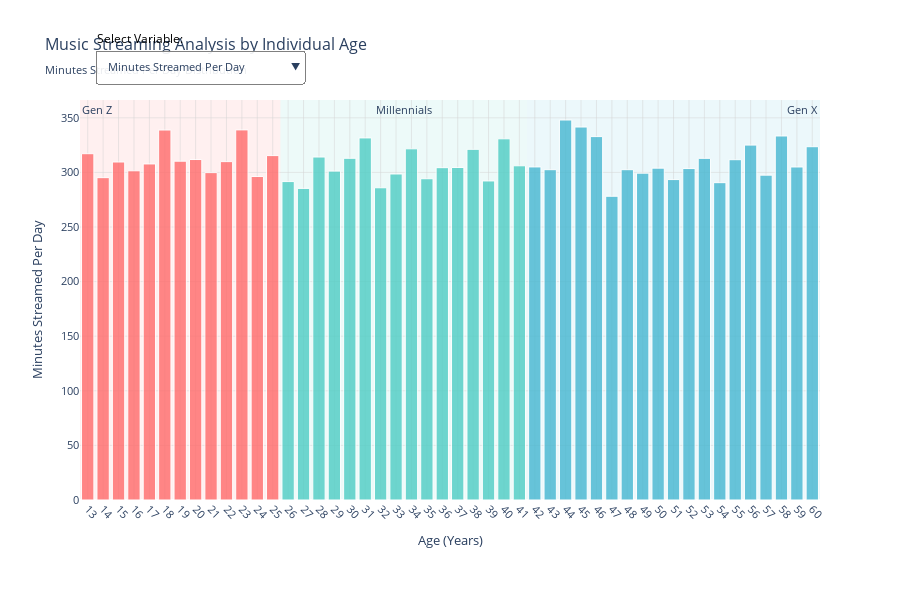

The notebook cell this image was saved under:
### Markdown cell above
## 2. Exploratory Data Analysis (EDA)

Analyze streaming patterns, user behavior, and trends to understand the music streaming landscape.

### Code cell
# Interactive Age-based Bar Chart Analysis
print("=== INTERACTIVE AGE-BASED ANALYSIS ===")

# Create age groups for analysis
df['Age_Group'] = pd.cut(df['Age'], 
                        bins=[0, 25, 41, 100], 
                        labels=['Gen Z (13-25)', 'Millennials (26-41)', 'Gen X (42-60)'])

# Define color mapping for generations
generation_colors = {
    'Gen Z (13-25)': '#FF6B6B',      # Red
    'Millennials (26-41)': '#4ECDC4', # Teal
    'Gen X (42-60)': '#45B7D1'       # Blue
}

# Get all quantitative variables available in the dataset
quantitative_vars = ['Minutes Streamed Per Day', 'Number of Songs Liked', 
                    'Discover Weekly Engagement (%)', 'Repeat Song Rate (%)']

# Filter only variables that exist in the dataset
available_vars = [var for var in quantitative_vars if var in df.columns]

if available_vars:
    # Prepare data for individual ages (13-60)
    age_data = []
    
    for age in range(13, 61):  # Ages 13 to 60
        age_subset = df[df['Age'] == age]
        if len(age_subset) > 0:
            # Determine generation for this age
            if age <= 25:
                generation = 'Gen Z (13-25)'
                color = generation_colors['Gen Z (13-25)']
            elif age <= 41:
                generation = 'Millennials (26-41)'
                color = generation_colors['Millennials (26-41)']
            else:
                generation = 'Gen X (42-60)'
                color = generation_colors['Gen X (42-60)']
            
            # Calculate mean values for each quantitative variable
            age_stats = {
                'Age': age, 
                'Generation': generation, 
                'Color': color,
                'Count': len(age_subset)
            }
            for var in available_vars:
                age_stats[var] = age_subset[var].mean()
            
            age_data.append(age_stats)
    
    # Convert to DataFrame
    age_df = pd.DataFrame(age_data)
    
    # Create interactive bar chart
    fig = go.Figure()
    
    # Add bar traces for each variable
    for i, var in enumerate(available_vars):
        fig.add_trace(go.Bar(
            x=age_df['Age'],
            y=age_df[var],
            name=var,
            marker=dict(
                color=age_df['Color'],
                line=dict(color='white', width=1),
                opacity=0.8
            ),
            visible=True if i == 0 else False,  # Only first variable visible initially
            hovertemplate='<b>Age %{x}</b><br>' +
                         f'{var}: %{{y:.1f}}<br>' +
                         'Generation: %{customdata[0]}<br>' +
                         'Sample Size: %{customdata[1]}<br>' +
                         '<extra></extra>',
            customdata=list(zip(age_df['Generation'], age_df['Count']))
        ))
    
    # Create dropdown buttons for variable selection
    buttons = []
    for i, var in enumerate(available_vars):
        # Create visibility array (only show the selected variable)
        visible_array = [False] * len(available_vars)
        visible_array[i] = True
        
        buttons.append(dict(
            args=[{"visible": visible_array}],
            label=var,
            method="restyle"
        ))
    
    # Update layout
    fig.update_layout(
        title=dict(
            text=f"Music Streaming Analysis by Individual Age<br><sub>{available_vars[0]} Distribution</sub>",
            font=dict(size=16)
        ),
        xaxis=dict(
            title="Age (Years)",
            tickmode='linear',
            tick0=13,
            dtick=1,  # Show every age
            range=[12.5, 60.5],
            gridcolor='lightgray',
            gridwidth=0.5,
            tickangle=45
        ),
        yaxis=dict(
            title=available_vars[0],
            gridcolor='lightgray',
            gridwidth=0.5
        ),
        updatemenus=[
            dict(
                buttons=buttons,
                direction="down",
                pad={"r": 10, "t": 10},
                showactive=True,
                x=0.02,
                xanchor="left",
                y=1.15,
                yanchor="top",
                bgcolor="rgba(255,255,255,0.9)",
                bordercolor="gray",
                borderwidth=1
            ),
        ],
        annotations=[
            dict(
                text="Select Variable:",
                showarrow=False,
                x=0.02, y=1.18,
                xref="paper", yref="paper",
                align="left",
                font=dict(size=12, color="black")
            )
        ],
        height=600,
        showlegend=False,
        plot_bgcolor='white',
        font=dict(size=11),
        margin=dict(b=100)  # Extra bottom margin for rotated age labels
    )
    
    # Add generation background bands
    fig.add_vrect(x0=12.5, x1=25.5, fillcolor=generation_colors['Gen Z (13-25)'], 
                  opacity=0.1, layer="below", line_width=0,
                  annotation_text="Gen Z", annotation_position="top left")
    fig.add_vrect(x0=25.5, x1=41.5, fillcolor=generation_colors['Millennials (26-41)'], 
                  opacity=0.1, layer="below", line_width=0,
                  annotation_text="Millennials", annotation_position="top")
    fig.add_vrect(x0=41.5, x1=60.5, fillcolor=generation_colors['Gen X (42-60)'], 
                  opacity=0.1, layer="below", line_width=0,
                  annotation_text="Gen X", annotation_position="top right")
    
    # Add callback to update title and y-axis when dropdown changes
    for i, var in enumerate(available_vars):
        if i > 0:  # Skip first variable as it's already set
            fig.data[i].on_click = lambda trace, points, selector: fig.update_layout(
                title=f"Music Streaming Analysis by Individual Age<br><sub>{var} Distribution</sub>",
                yaxis_title=var
            )
    
    fig.show()
    
    # Print summary statistics
    print(f"\n=== SUMMARY STATISTICS ===")
    print(f"Age Range Analyzed: {age_df['Age'].min()} - {age_df['Age'].max()} years")
    print(f"Total Individual Ages: {len(age_df)} ages represented")
    print(f"Available Variables: {len(available_vars)} quantitative metrics")
    
    # Generation breakdown
    print(f"\n=== GENERATION BREAKDOWN ===")
    for generation in ['Gen Z (13-25)', 'Millennials (26-41)', 'Gen X (42-60)']:
        gen_ages = age_df[age_df['Generation'] == generation]
        total_users = gen_ages['Count'].sum()
        avg_age = gen_ages['Age'].mean()
        print(f"🎯 {generation}:")
        print(f"   Ages Represented: {len(gen_ages)} individual ages")
        print(f"   Total Users: {total_users:,}")
        print(f"   Average Age: {avg_age:.1f} years")
        print()
    
    # Variable statistics
    print(f"=== VARIABLE RANGES ===")
    for var in available_vars[:3]:  # Show first 3 variables
        min_val = age_df[var].min()
        max_val = age_df[var].max()
        mean_val = age_df[var].mean()
        print(f"📊 {var}: {min_val:.1f} - {max_val:.1f} (avg: {mean_val:.1f})")

else:
    print("❌ No quantitative variables found for analysis")

### Figure 1 — Plotly figure (JSON) as saved in the notebook; plotly's stock layout.template omitted (floating-point values rounded to 4 significant figures)
{"data": [{"customdata": [["Gen Z (13-25)", 94], ["Gen Z (13-25)", 102], ["Gen Z (13-25)", 99], ["Gen Z (13-25)", 109], ["Gen Z (13-25)", 108], ["Gen Z (13-25)", 85], ["Gen Z (13-25)", 104], ["Gen Z (13-25)", 85], ["Gen Z (13-25)", 107], ["Gen Z (13-25)", 108], ["Gen Z (13-25)", 114], ["Gen Z (13-25)", 95], ["Gen Z (13-25)", 101], ["Millennials (26-41)", 105], ["Millennials (26-41)", 114], ["Millennials (26-41)", 106], ["Millennials (26-41)", 107], ["Millennials (26-41)", 92], ["Millennials (26-41)", 97], ["Millennials (26-41)", 126], ["Millennials (26-41)", 105], ["Millennials (26-41)", 106], ["Millennials (26-41)", 109], ["Millennials (26-41)", 114], ["Millennials (26-41)", 87], ["Millennials (26-41)", 121], ["Millennials (26-41)", 101], ["Millennials (26-41)", 113], ["Millennials (26-41)", 100], ["Gen X (42-60)", 112], ["Gen X (42-60)", 104], ["Gen X (42-60)", 94], ["Gen X (42-60)", 109], ["Gen X (42-60)", 98], ["Gen X (42-60)", 111], ["Gen X (42-60)", 96], ["Gen X (42-60)", 110], ["Gen X (42-60)", 96], ["Gen X (42-60)", 117], ["Gen X (42-60)", 112], ["Gen X (42-60)", 104], ["Gen X (42-60)", 87], ["Gen X (42-60)", 101], ["Gen X (42-60)", 113], ["Gen X (42-60)", 115], ["Gen X (42-60)", 93], ["Gen X (42-60)", 106], ["Gen X (42-60)", 108]], "hovertemplate": "<b>Age %{x}</b><br>Minutes Streamed Per Day: %{y:.1f}<br>Generation: %{customdata[0]}<br>Sample Size: %{customdata[1]}<br><extra></extra>", "marker": {"color": ["#FF6B6B", "#FF6B6B", "#FF6B6B", "#FF6B6B", "#FF6B6B", "#FF6B6B", "#FF6B6B", "#FF6B6B", "#FF6B6B", "#FF6B6B", "#FF6B6B", "#FF6B6B", "#FF6B6B", "#4ECDC4", "#4ECDC4", "#4ECDC4", "#4ECDC4", "#4ECDC4", "#4ECDC4", "#4ECDC4", "#4ECDC4", "#4ECDC4", "#4ECDC4", "#4ECDC4", "#4ECDC4", "#4ECDC4", "#4ECDC4", "#4ECDC4", "#4ECDC4", "#45B7D1", "#45B7D1", "#45B7D1", "#45B7D1", "#45B7D1", "#45B7D1", "#45B7D1", "#45B7D1", "#45B7D1", "#45B7D1", "#45B7D1", "#45B7D1", "#45B7D1", "#45B7D1", "#45B7D1", "#45B7D1", "#45B7D1", "#45B7D1", "#45B7D1"], "line": {"color": "white", "width": 1}, "opacity": 0.8}, "name": "Minutes Streamed Per Day", "type": "bar", "visible": true, "x": [13, 14, 15, 16, 17, 18, 19, 20, 21, 22, 23, 24, 25, 26, 27, 28, 29, 30, 31, 32, 33, 34, 35, 36, 37, 38, 39, 40, 41, 42, 43, 44, 45, 46, 47, 48, 49, 50, 51, 52, 53, 54, 55, 56, 57, 58, 59, 60], "y": [317.1, 295.2, 309.5, 301.5, 307.8, 338.8, 310.3, 311.8, 299.8, 309.9, 338.9, 296.2, 315.4, 291.6, 285.4, 314.1, 301.2, 313.0, 331.6, 286.0, 298.6, 321.6, 294.2, 304.4, 304.5, 321.2, 292.2, 330.8, 306.1, 305.0, 302.5, 348.0, 341.6, 332.8, 278.2, 302.5, 299.3, 303.9, 293.4, 303.5, 312.9, 290.6, 311.6, 325.0, 297.5, 333.4, 305.0, 323.5]}, {"customdata": [["Gen Z (13-25)", 94], ["Gen Z (13-25)", 102], ["Gen Z (13-25)", 99], ["Gen Z (13-25)", 109], ["Gen Z (13-25)", 108], ["Gen Z (13-25)", 85], ["Gen Z (13-25)", 104], ["Gen Z (13-25)", 85], ["Gen Z (13-25)", 107], ["Gen Z (13-25)", 108], ["Gen Z (13-25)", 114], ["Gen Z (13-25)", 95], ["Gen Z (13-25)", 101], ["Millennials (26-41)", 105], ["Millennials (26-41)", 114], ["Millennials (26-41)", 106], ["Millennials (26-41)", 107], ["Millennials (26-41)", 92], ["Millennials (26-41)", 97], ["Millennials (26-41)", 126], ["Millennials (26-41)", 105], ["Millennials (26-41)", 106], ["Millennials (26-41)", 109], ["Millennials (26-41)", 114], ["Millennials (26-41)", 87], ["Millennials (26-41)", 121], ["Millennials (26-41)", 101], ["Millennials (26-41)", 113], ["Millennials (26-41)", 100], ["Gen X (42-60)", 112], ["Gen X (42-60)", 104], ["Gen X (42-60)", 94], ["Gen X (42-60)", 109], ["Gen X (42-60)", 98], ["Gen X (42-60)", 111], ["Gen X (42-60)", 96], ["Gen X (42-60)", 110], ["Gen X (42-60)", 96], ["Gen X (42-60)", 117], ["Gen X (42-60)", 112], ["Gen X (42-60)", 104], ["Gen X (42-60)", 87], ["Gen X (42-60)", 101], ["Gen X (42-60)", 113], ["Gen X (42-60)", 115], ["Gen X (42-60)", 93], ["Gen X (42-60)", 106], ["Gen X (42-60)", 108]], "hovertemplate": "<b>Age %{x}</b><br>Number of Songs Liked: %{y:.1f}<br>Generation: %{customdata[0]}<br>Sample Size: %{customdata[1]}<br><extra></extra>", "marker": {"color": ["#FF6B6B", "#FF6B6B", "#FF6B6B", "#FF6B6B", "#FF6B6B", "#FF6B6B", "#FF6B6B", "#FF6B6B", "#FF6B6B", "#FF6B6B", "#FF6B6B", "#FF6B6B", "#FF6B6B", "#4ECDC4", "#4ECDC4", "#4ECDC4", "#4ECDC4", "#4ECDC4", "#4ECDC4", "#4ECDC4", "#4ECDC4", "#4ECDC4", "#4ECDC4", "#4ECDC4", "#4ECDC4", "#4ECDC4", "#4ECDC4", "#4ECDC4", "#4ECDC4", "#45B7D1", "#45B7D1", "#45B7D1", "#45B7D1", "#45B7D1", "#45B7D1", "#45B7D1", "#45B7D1", "#45B7D1", "#45B7D1", "#45B7D1", "#45B7D1", "#45B7D1", "#45B7D1", "#45B7D1", "#45B7D1", "#45B7D1", "#45B7D1", "#45B7D1"], "line": {"color": "white", "width": 1}, "opacity": 0.8}, "name": "Number of Songs Liked", "type": "bar", "visible": false, "x": [13, 14, 15, 16, 17, 18, 19, 20, 21, 22, 23, 24, 25, 26, 27, 28, 29, 30, 31, 32, 33, 34, 35, 36, 37, 38, 39, 40, 41, 42, 43, 44, 45, 46, 47, 48, 49, 50, 51, 52, 53, 54, 55, 56, 57, 58, 59, 60], "y": [239.9, 277.9, 263.6, 266.9, 248.1, 246.4, 258.7, 240.0, 280.3, 261.8, 268.7, 289.2, 257.2, 222.6, 266.6, 240.7, 256.9, 243.5, 261.9, 249.6, 244.3, 226.6, 277.8, 267.5, 258.5, 243.3, 253.6, 258.6, 242.3, 269.9, 236.1, 230.3, 225.7, 225.0, 238.0, 262.8, 238.3, 260.6, 255.6, 253.6, 277.4, 233.7, 252.4, 258.1, 238.2, 265.7, 262.2, 265.2]}, {"customdata": [["Gen Z (13-25)", 94], ["Gen Z (13-25)", 102], ["Gen Z (13-25)", 99], ["Gen Z (13-25)", 109], ["Gen Z (13-25)", 108], ["Gen Z (13-25)", 85], ["Gen Z (13-25)", 104], ["Gen Z (13-25)", 85], ["Gen Z (13-25)", 107], ["Gen Z (13-25)", 108], ["Gen Z (13-25)", 114], ["Gen Z (13-25)", 95], ["Gen Z (13-25)", 101], ["Millennials (26-41)", 105], ["Millennials (26-41)", 114], ["Millennials (26-41)", 106], ["Millennials (26-41)", 107], ["Millennials (26-41)", 92], ["Millennials (26-41)", 97], ["Millennials (26-41)", 126], ["Millennials (26-41)", 105], ["Millennials (26-41)", 106], ["Millennials (26-41)", 109], ["Millennials (26-41)", 114], ["Millennials (26-41)", 87], ["Millennials (26-41)", 121], ["Millennials (26-41)", 101], ["Millennials (26-41)", 113], ["Millennials (26-41)", 100], ["Gen X (42-60)", 112], ["Gen X (42-60)", 104], ["Gen X (42-60)", 94], ["Gen X (42-60)", 109], ["Gen X (42-60)", 98], ["Gen X (42-60)", 111], ["Gen X (42-60)", 96], ["Gen X (42-60)", 110], ["Gen X (42-60)", 96], ["Gen X (42-60)", 117], ["Gen X (42-60)", 112], ["Gen X (42-60)", 104], ["Gen X (42-60)", 87], ["Gen X (42-60)", 101], ["Gen X (42-60)", 113], ["Gen X (42-60)", 115], ["Gen X (42-60)", 93], ["Gen X (42-60)", 106], ["Gen X (42-60)", 108]], "hovertemplate": "<b>Age %{x}</b><br>Discover Weekly Engagement (%): %{y:.1f}<br>Generation: %{customdata[0]}<br>Sample Size: %{customdata[1]}<br><extra></extra>", "marker": {"color": ["#FF6B6B", "#FF6B6B", "#FF6B6B", "#FF6B6B", "#FF6B6B", "#FF6B6B", "#FF6B6B", "#FF6B6B", "#FF6B6B", "#FF6B6B", "#FF6B6B", "#FF6B6B", "#FF6B6B", "#4ECDC4", "#4ECDC4", "#4ECDC4", "#4ECDC4", "#4ECDC4", "#4ECDC4", "#4ECDC4", "#4ECDC4", "#4ECDC4", "#4ECDC4", "#4ECDC4", "#4ECDC4", "#4ECDC4", "#4ECDC4", "#4ECDC4", "#4ECDC4", "#45B7D1", "#45B7D1", "#45B7D1", "#45B7D1", "#45B7D1", "#45B7D1", "#45B7D1", "#45B7D1", "#45B7D1", "#45B7D1", "#45B7D1", "#45B7D1", "#45B7D1", "#45B7D1", "#45B7D1", "#45B7D1", "#45B7D1", "#45B7D1", "#45B7D1"], "line": {"color": "white", "width": 1}, "opacity": 0.8}, "name": "Discover Weekly Engagement (%)", "type": "bar", "visible": false, "x": [13, 14, 15, 16, 17, 18, 19, 20, 21, 22, 23, 24, 25, 26, 27, 28, 29, 30, 31, 32, 33, 34, 35, 36, 37, 38, 39, 40, 41, 42, 43, 44, 45, 46, 47, 48, 49, 50, 51, 52, 53, 54, 55, 56, 57, 58, 59, 60], "y": [51.83, 55.13, 48.37, 52.94, 49.24, 51.44, 51.39, 49.76, 49.44, 45.01, 48.9, 45.64, 54.37, 52.1, 50.17, 49.88, 49.34, 51.51, 51.64, 50.96, 54.46, 48.68, 50.28, 49.66, 50.82, 50.38, 47.49, 50.55, 48.64, 47.51, 50.37, 51.42, 49.29, 51.71, 53.78, 53.18, 48.89, 50.6, 49.44, 46.27, 53.6, 54.44, 46.69, 51.8, 49.89, 48.4, 53.17, 45.49]}, {"customdata": [["Gen Z (13-25)", 94], ["Gen Z (13-25)", 102], ["Gen Z (13-25)", 99], ["Gen Z (13-25)", 109], ["Gen Z (13-25)", 108], ["Gen Z (13-25)", 85], ["Gen Z (13-25)", 104], ["Gen Z (13-25)", 85], ["Gen Z (13-25)", 107], ["Gen Z (13-25)", 108], ["Gen Z (13-25)", 114], ["Gen Z (13-25)", 95], ["Gen Z (13-25)", 101], ["Millennials (26-41)", 105], ["Millennials (26-41)", 114], ["Millennials (26-41)", 106], ["Millennials (26-41)", 107], ["Millennials (26-41)", 92], ["Millennials (26-41)", 97], ["Millennials (26-41)", 126], ["Millennials (26-41)", 105], ["Millennials (26-41)", 106], ["Millennials (26-41)", 109], ["Millennials (26-41)", 114], ["Millennials (26-41)", 87], ["Millennials (26-41)", 121], ["Millennials (26-41)", 101], ["Millennials (26-41)", 113], ["Millennials (26-41)", 100], ["Gen X (42-60)", 112], ["Gen X (42-60)", 104], ["Gen X (42-60)", 94], ["Gen X (42-60)", 109], ["Gen X (42-60)", 98], ["Gen X (42-60)", 111], ["Gen X (42-60)", 96], ["Gen X (42-60)", 110], ["Gen X (42-60)", 96], ["Gen X (42-60)", 117], ["Gen X (42-60)", 112], ["Gen X (42-60)", 104], ["Gen X (42-60)", 87], ["Gen X (42-60)", 101], ["Gen X (42-60)", 113], ["Gen X (42-60)", 115], ["Gen X (42-60)", 93], ["Gen X (42-60)", 106], ["Gen X (42-60)", 108]], "hovertemplate": "<b>Age %{x}</b><br>Repeat Song Rate (%): %{y:.1f}<br>Generation: %{customdata[0]}<br>Sample Size: %{customdata[1]}<br><extra></extra>", "marker": {"color": ["#FF6B6B", "#FF6B6B", "#FF6B6B", "#FF6B6B", "#FF6B6B", "#FF6B6B", "#FF6B6B", "#FF6B6B", "#FF6B6B", "#FF6B6B", "#FF6B6B", "#FF6B6B", "#FF6B6B", "#4ECDC4", "#4ECDC4", "#4ECDC4", "#4ECDC4", "#4ECDC4", "#4ECDC4", "#4ECDC4", "#4ECDC4", "#4ECDC4", "#4ECDC4", "#4ECDC4", "#4ECDC4", "#4ECDC4", "#4ECDC4", "#4ECDC4", "#4ECDC4", "#45B7D1", "#45B7D1", "#45B7D1", "#45B7D1", "#45B7D1", "#45B7D1", "#45B7D1", "#45B7D1", "#45B7D1", "#45B7D1", "#45B7D1", "#45B7D1", "#45B7D1", "#45B7D1", "#45B7D1", "#45B7D1", "#45B7D1", "#45B7D1", "#45B7D1"], "line": {"color": "white", "width": 1}, "opacity": 0.8}, "name": "Repeat Song Rate (%)", "type": "bar", "visible": false, "x": [13, 14, 15, 16, 17, 18, 19, 20, 21, 22, 23, 24, 25, 26, 27, 28, 29, 30, 31, 32, 33, 34, 35, 36, 37, 38, 39, 40, 41, 42, 43, 44, 45, 46, 47, 48, 49, 50, 51, 52, 53, 54, 55, 56, 57, 58, 59, 60], "y": [42.54, 39.26, 42.11, 40.4, 44.21, 40.78, 39.89, 41.4, 41.61, 43.34, 41.59, 41.48, 39.8, 43.84, 41.65, 46.09, 40.6, 45.54, 45.83, 41.66, 43.47, 44.32, 39.52, 41.63, 49.58, 41.01, 43.63, 43.93, 41.77, 40.43, 42.67, 41.52, 41.49, 44.32, 44.02, 42.27, 46.63, 42.51, 41.29, 42.85, 41.28, 43.45, 41.45, 39.96, 43.36, 40.34, 40.19, 43.86]}], "layout": {"annotations": [{"align": "left", "font": {"color": "black", "size": 12}, "showarrow": false, "text": "Select Variable:", "x": 0.02, "xref": "paper", "y": 1.18, "yref": "paper"}, {"showarrow": false, "text": "Gen Z", "x": 12.5, "xanchor": "left", "xref": "x", "y": 1, "yanchor": "top", "yref": "y domain"}, {"showarrow": false, "text": "Millennials", "x": 33.5, "xanchor": "center", "xref": "x", "y": 1, "yanchor": "top", "yref": "y domain"}, {"showarrow": false, "text": "Gen X", "x": 60.5, "xanchor": "right", "xref": "x", "y": 1, "yanchor": "top", "yref": "y domain"}], "font": {"size": 11}, "height": 600, "margin": {"b": 100}, "plot_bgcolor": "white", "shapes": [{"fillcolor": "#FF6B6B", "layer": "below", "line": {"width": 0}, "opacity": 0.1, "type": "rect", "x0": 12.5, "x1": 25.5, "xref": "x", "y0": 0, "y1": 1, "yref": "y domain"}, {"fillcolor": "#4ECDC4", "layer": "below", "line": {"width": 0}, "opacity": 0.1, "type": "rect", "x0": 25.5, "x1": 41.5, "xref": "x", "y0": 0, "y1": 1, "yref": "y domain"}, {"fillcolor": "#45B7D1", "layer": "below", "line": {"width": 0}, "opacity": 0.1, "type": "rect", "x0": 41.5, "x1": 60.5, "xref": "x", "y0": 0, "y1": 1, "yref": "y domain"}], "showlegend": false, "title": {"font": {"size": 16}, "text": "Music Streaming Analysis by Individual Age<br><sub>Minutes Streamed Per Day Distribution</sub>"}, "updatemenus": [{"bgcolor": "rgba(255,255,255,0.9)", "bordercolor": "gray", "borderwidth": 1, "buttons": [{"args": [{"visible": [true, false, false, false]}], "label": "Minutes Streamed Per Day", "method": "restyle"}, {"args": [{"visible": [false, true, false, false]}], "label": "Number of Songs Liked", "method": "restyle"}, {"args": [{"visible": [false, false, true, false]}], "label": "Discover Weekly Engagement (%)", "method": "restyle"}, {"args": [{"visible": [false, false, false, true]}], "label": "Repeat Song Rate (%)", "method": "restyle"}], "direction": "down", "pad": {"r": 10, "t": 10}, "showactive": true, "x": 0.02, "xanchor": "left", "y": 1.15, "yanchor": "top"}], "xaxis": {"dtick": 1, "gridcolor": "lightgray", "gridwidth": 0.5, "range": [12.5, 60.5], "tick0": 13, "tickangle": 45, "tickmode": "linear", "title": {"text": "Age (Years)"}}, "yaxis": {"gridcolor": "lightgray", "gridwidth": 0.5, "title": {"text": "Minutes Streamed Per Day"}}}}
